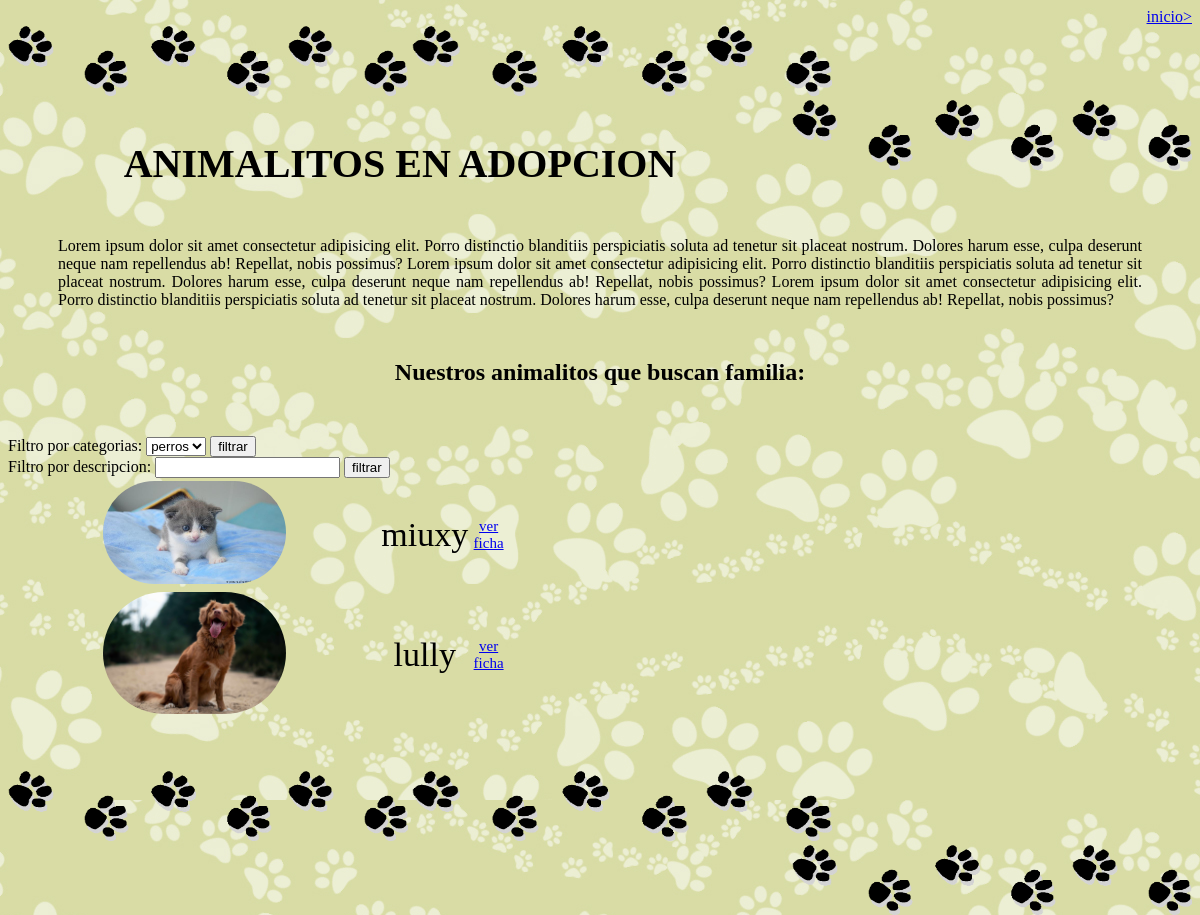
Page /todos/ on the earlier database version.
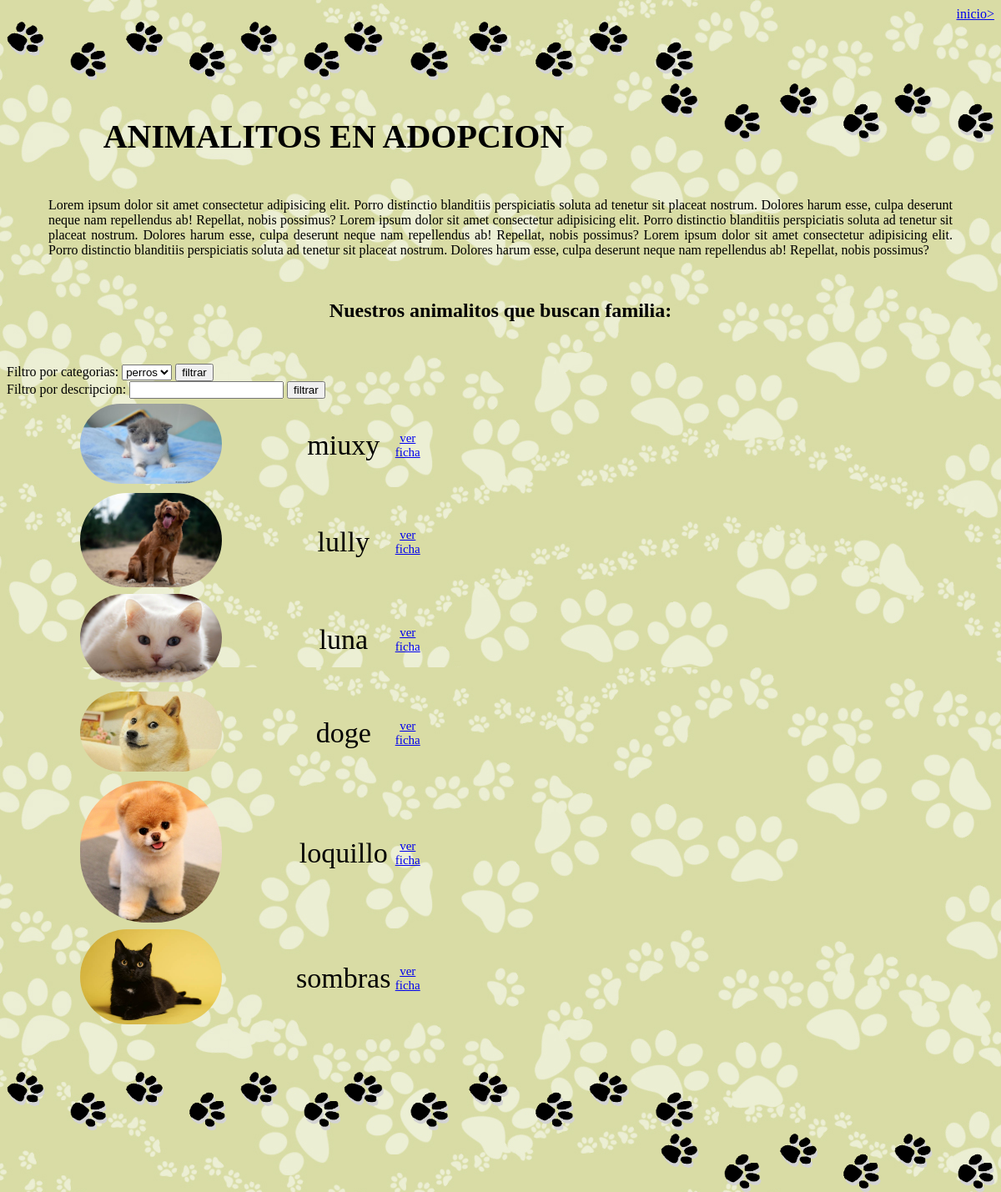
Same page on the later database version.
### app_ong/models.py (models this page shows, shortened)
class Mascota(models.Model):
    nombre = models.CharField(primary_key=True,max_length=25)
    edad = models.IntegerField()
    descripcion = models.TextField()
    imagen = models.ImageField(upload_to='mascotas',null=True)
    categoria = models.ForeignKey(Categoria, on_delete=models.CASCADE)

### app_ong/views.py (the view)
# urls.py: path('todos/',animalitos,name='TODOS'),
def animalitos(request):
    masco = Mascota.objects.all()
    categorias = Categoria.objects.all()
    contexto ={"mascotas":masco,"categorias": categorias}
    return render(request, 'animalitos_todos.html',contexto)

### app_ong/templates/animalitos_todos.html (shortened to what this page needs)
{% extends 'base.html' %}
{% load static %}
{% block body %}
<body style="background-image: url({% static 'img/tapiz4.jpg'%}); background-color: rbga(255,255,255,0.9);background-blend-mode: overlay;">
    <div align=right><a href="{% url 'IND'%}"> inicio></a></div>
    <div>
    <img src="{% static 'img/paw2.gif' %}" alt="" style="fill-opacity: 150;height: 70px; width: 400px;" >
    <img src="{% static 'img/paw2.gif' %}" alt="" style="fill-opacity: 150;height: 70px;width: 420px;" >
    <img src="{% static 'img/paw2.gif' %}" alt="" style="fill-opacity: 150;height: 70px;width: 400px;" align="right" >
    </div>
    <div><h1><p align=center style="font-size: 40px;">ANIMALITOS EN ADOPCION</p></h1></div>
    <p style="text-align: justify ;margin: 50px;"> Lorem ipsum dolor sit amet consectetur adipisicing
                                                elit. Porro distinctio blanditiis perspiciatis soluta
                                                 ad tenetur sit placeat nostrum. Dolores harum esse,
                                                 culpa deserunt neque nam repellendus ab! Repellat,
                                                 nobis possimus?
                                                 Lorem ipsum dolor sit amet consectetur adipisicing
                                                 elit. Porro distinctio blanditiis perspiciatis soluta
                                                  ad tenetur sit placeat nostrum. Dolores harum esse,
                                                  culpa deserunt neque nam repellendus ab! Repellat,
                                                  nobis possimus?
                                                  Lorem ipsum dolor sit amet consectetur adipisicing
                                                  elit. Porro distinctio blanditiis perspiciatis soluta
                                                   ad tenetur sit placeat nostrum. Dolores harum esse,
                                                   culpa deserunt neque nam repellendus ab! Repellat,
                                                   nobis possimus?</p>
    <h2 style="text-align: center; margin: 50px;">Nuestros animalitos que buscan familia: </h2>
    <form action="{% url 'FILTROC'%}" method="POST">
        Filtro por categorias:
        <select name="cboCategoria" id="cboCategoria">
        {% for reg in categorias  %}
            <option>{{reg.nombre}}</option>
        {% endfor %}
        </select>
        <input type="submit" value="filtrar">
    </form>
     <form action="{% url 'FILTROD'%}" method="POST">
        Filtro por descripcion:
        <input type="text" name="txtDesc" id="txtDesc">
        <input type="submit" value="filtrar">
    </form>
    <table style="width: 500px; text-align: center; margin-bottom: 50px ;">
    {% for item in mascotas %}
         <tr>
            <td><img src="{{item.imagen.url}}" alt="" width="50%" style="border-radius: 80px;"></td>
            <td><p style="text-align: center;font-size: 34px;">{{item.nombre}}</p></td>
            <td><a href="{% url 'FICHA' item.nombre %}"><p style="text-align: center;font-size: 15px;">ver ficha</p></a></td>
        </tr>
    {% endfor %}
    </table>
    <div>
    <img src="{% static 'img/paw2.gif' %}" alt="" style="fill-opacity: 150;height: 70px; width: 400px;" >
    <img src="{% static 'img/paw2.gif' %}" alt="" style="fill-opacity: 150;height: 70px;width: 420px;" >
    <img src="{% static 'img/paw2.gif' %}" alt="" style="fill-opacity: 150;height: 70px;width: 400px;" align="right" >
    </div>
</body>
{% endblock body %}

Differences in the rows shown:
added Mascota: imagen (picture), nombre "luna"
added Mascota: imagen (picture), nombre "doge"
added Mascota: imagen (picture), nombre "loquillo"
added Mascota: imagen (picture), nombre "sombras"
